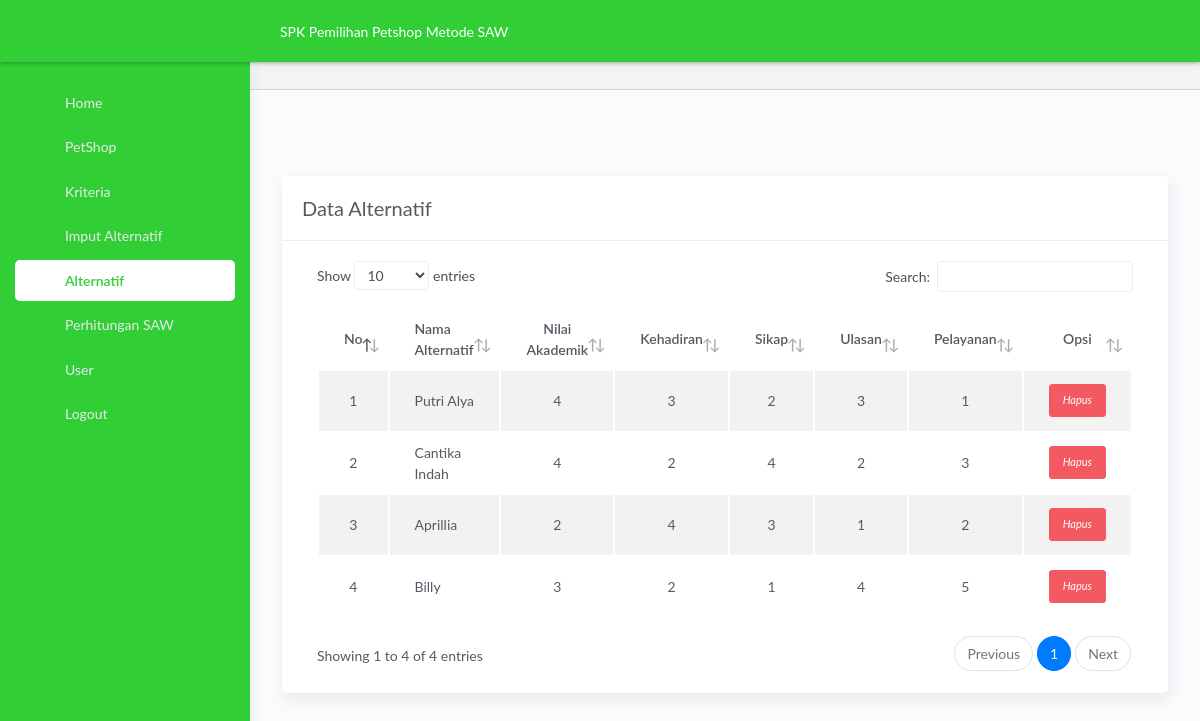
The app's page /alternatif.php (signed in) with its own data.
### tables this page shows
CREATE TABLE `tbl_kriteria` (
  `id_kriteria` int(11) NOT NULL,
  `nama_kriteria` varchar(100) NOT NULL,
  `atribute` varchar(50) NOT NULL,
  `bobot` float NOT NULL
);

CREATE TABLE `tb_nilai` (
  `id_nilai` int(11) NOT NULL,
  `id_coffeshop` int(11) NOT NULL,
  `kriteria1` text NOT NULL,
  `kriteria2` text NOT NULL,
  `kriteria3` text NOT NULL,
  `kriteria4` text NOT NULL,
  `kriteria5` text NOT NULL
);

CREATE TABLE `tb_coffeshop` (
  `id_coffeshop` int(11) NOT NULL,
  `nama` varchar(200) NOT NULL
);

### alternatif.php (the view, shortened to what this page needs)
<?php include  './template/header.php';
?>
<?php
 include './template/navbar.php';
?>
<?php
$page = 'alternatif'; include './template/sidebar.php';
?>
<?php
 include './aksilogin/config.php';
$sql = mysqli_query($koneksi, "SELECT * FROM tb_coffeshop INNER JOIN tb_nilai ON tb_coffeshop.id_coffeshop = tb_nilai.id_coffeshop");
$nomor = 1;
?>
<div class="card-header">
  <h4 class="card-title">Data Alternatif</h4>
  <a href="cetak_alternatif.php" target="_blank" class="btn btn-primary btn-sm">Cetak</a>
</div>
<div class="main-panel">
			<div class="content">
				<div class="page-inner">
					<div class="row">
						<div class="col-md-12">
							<div class="card">
								<div class="card-header">
									<h4 class="card-title">Data Alternatif</h4>
								</div>
								<div class="card-body">
									<div class="table-responsive">
										<table id="basic-datatables" class="display table table-striped table-hover" >
                      <thead>
                        <tr>
                            <th style='text-align:center;'>No</th>
                            <th>Nama Alternatif</th>
                            <?php
                                include './aksilogin/config.php';
                                $qkriteria = mysqli_query($koneksi, "SELECT * from tbl_kriteria");
                                while ($k = mysqli_fetch_array($qkriteria)) {
                                  echo "<th style='text-align:center;'>".$k['nama_kriteria']."</th>";
                                }
                          ?>
                          <th style='text-align:center;'>Opsi</th>
                        </tr>
                      </thead>
                      <tbody>
                      <?php while ($data = mysqli_fetch_array($sql)) {
                        ?>
                          <tr>
                          <td style='text-align:center;'><?php echo $nomor++; ?></td>
                          <td><?php echo $data['nama']; ?></td>
                          <td style='text-align:center;'><?php echo $data['kriteria1']; ?></td>
                          <td style='text-align:center;'><?php echo $data['kriteria2']; ?></td>
                          <td style='text-align:center;'><?php echo $data['kriteria3']; ?></td>
                          <td style='text-align:center;'><?php echo $data['kriteria4']; ?></td>
                          <td style='text-align:center;'><?php echo $data['kriteria5']; ?></td>
                        <td style='text-align:center;'><a class="btn btn-danger btn-sm" href="./alternatif/hapus_alternatif.php?id_nilai=<?php echo $data['id_nilai']; ?>"><i class="fa fa-window-close"> Hapus</i></a></td>
                         </tr>
                      <?php } ?>
                      </tbody>
                    </table>
                  </div>
                </div>
              </div>
            </div>
          </div>
        </div>
      </div>
    </div>
<?php
include './template/footer.php';
?>

### records on screen
tbl_kriteria: nama_kriteria "Nilai Akademik"
tbl_kriteria: nama_kriteria "Kehadiran"
tbl_kriteria: nama_kriteria "Sikap"
tbl_kriteria: nama_kriteria "Ulasan"
tbl_kriteria: nama_kriteria "Pelayanan"
tb_nilai: id_coffeshop.nama "Putri Alya", kriteria1 "4", kriteria2 "3", kriteria3 "2", kriteria4 "3", kriteria5 "1"
tb_nilai: id_coffeshop.nama "Cantika Indah", kriteria1 "4", kriteria2 "2", kriteria3 "4", kriteria4 "2", kriteria5 "3"
tb_nilai: id_coffeshop.nama "Aprillia", kriteria1 "2", kriteria2 "4", kriteria3 "3", kriteria4 "1", kriteria5 "2"
tb_nilai: id_coffeshop.nama "Billy", kriteria1 "3", kriteria2 "2", kriteria3 "1", kriteria4 "4", kriteria5 "5"
